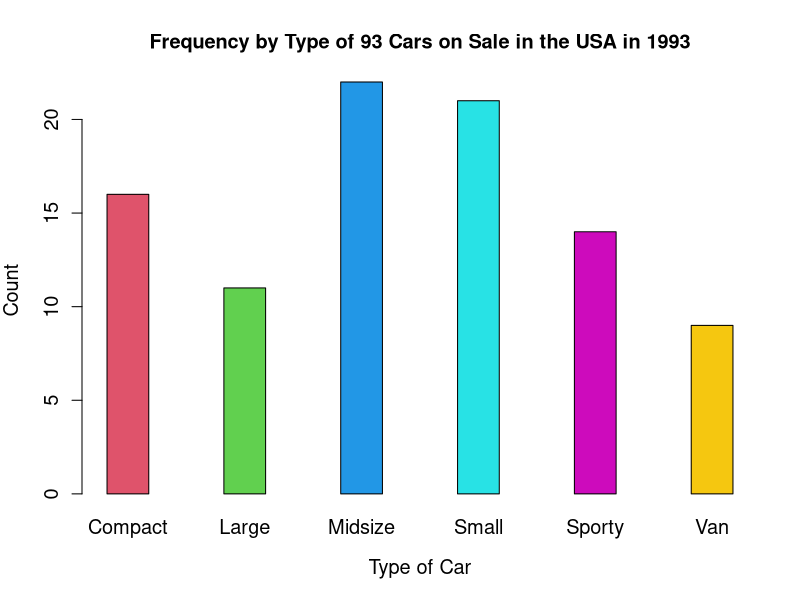
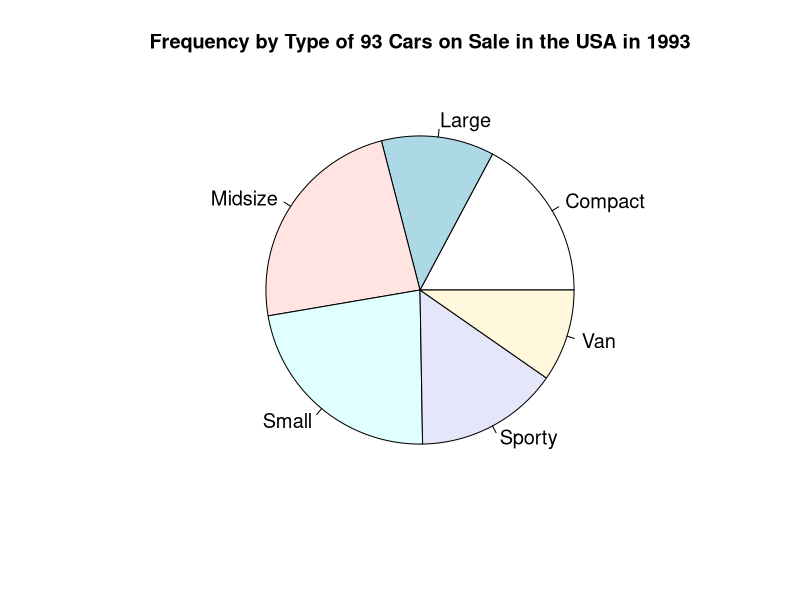
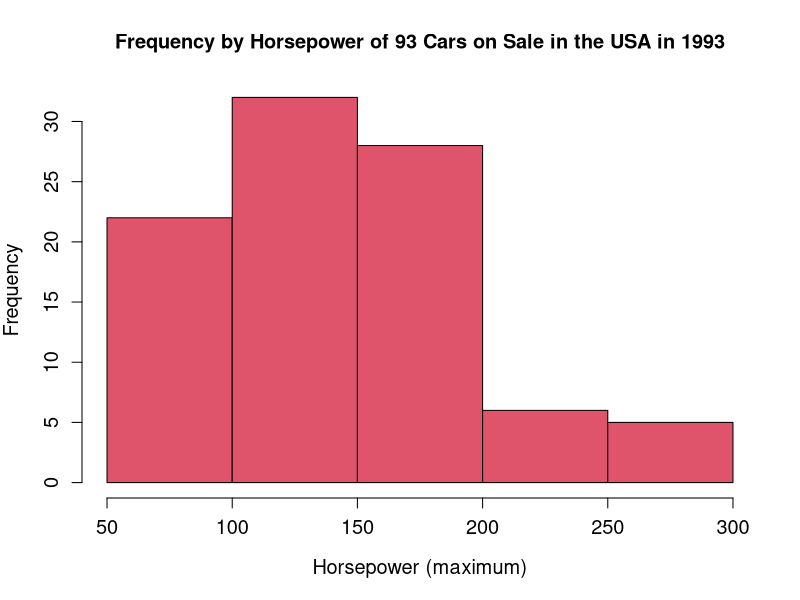
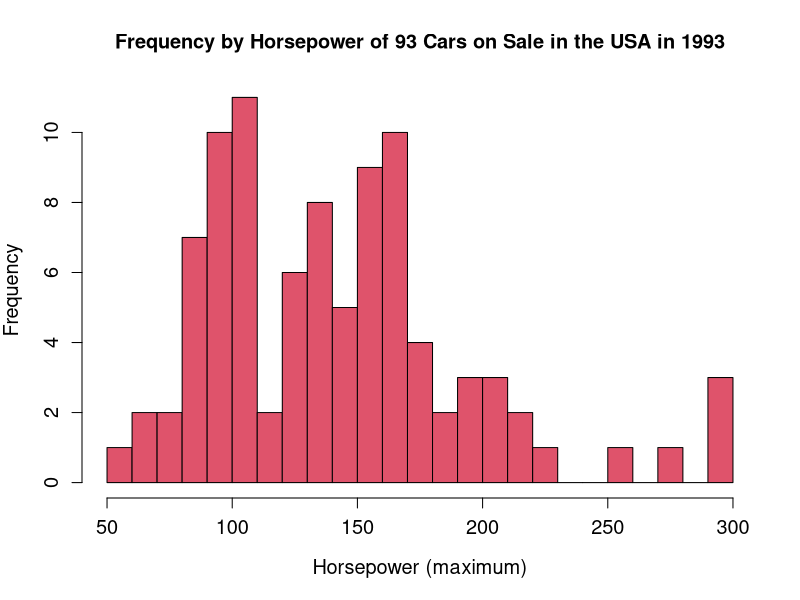
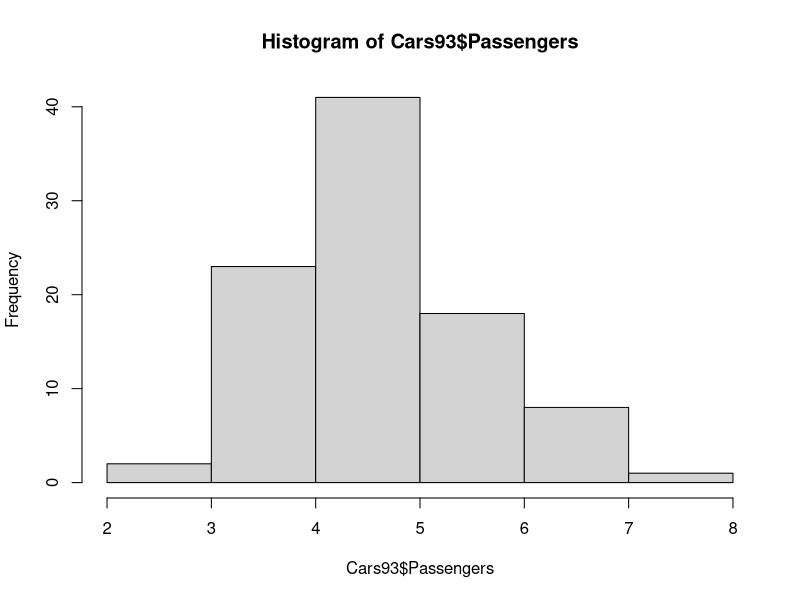
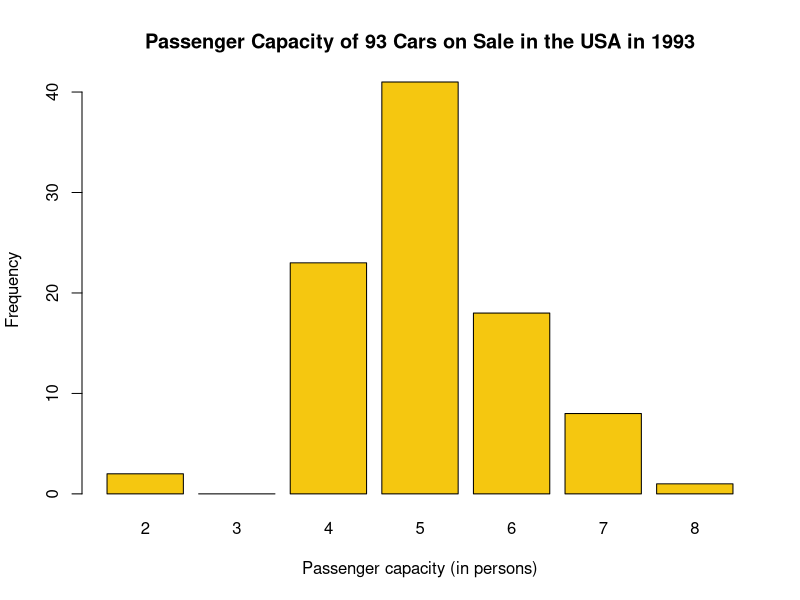
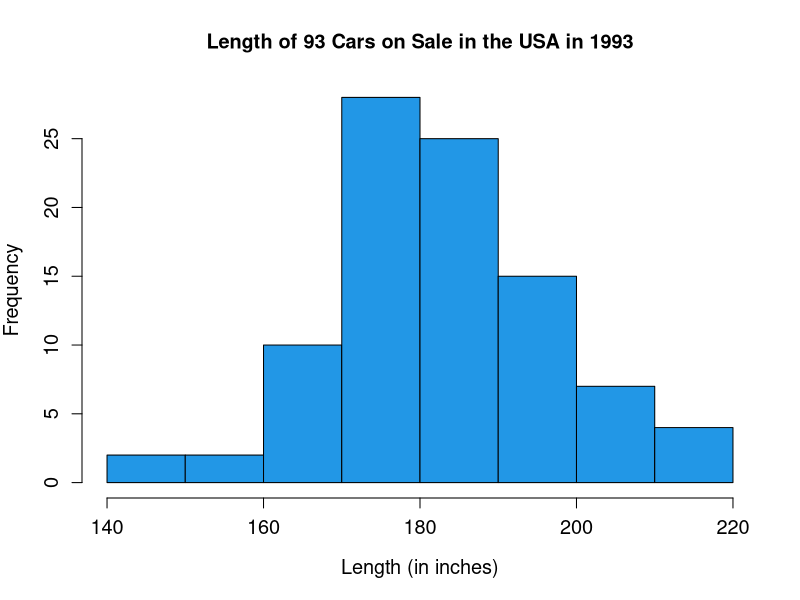

Here is the R script that generated these plots, in order:
## ---- chunk 1
# Your code goes here
## ---- chunk 2
library(MASS)
data(Cars93)
## ---- chunk 3
head(Cars93)
## ---- chunk 4
table(Cars93$Type) # frequency
round(table(Cars93$Type)/nrow(Cars93), 3) # relative frequency
## ---- chunk 5
barplot(table(Cars93$Type), ylab="Count", cex.lab=1.2, cex.names=1.2, cex.axis=1.2, col=c(2,3,4,5,6,7), xlab = "Type of Car", main="Frequency by Type of 93 Cars on Sale in the USA in 1993", space=1.8)
## ---- chunk 6
pie(table(Cars93$Type), main="Frequency by Type of 93 Cars on Sale in the USA in 1993", cex=1.2)
## ---- chunk 7
hist(Cars93$Horsepower, col=2, xlab="Horsepower (maximum)", cex.lab=1.2, cex.axis=1.2, main="Frequency by Horsepower of 93 Cars on Sale in the USA in 1993")
# cex.names came up as being a non-graphical parameter, so I couldn't specify it
## ---- chunk 8
hist(Cars93$Horsepower, col=2, xlab="Horsepower (maximum)", cex.lab=1.2, cex.axis=1.2, main="Frequency by Horsepower of 93 Cars on Sale in the USA in 1993", breaks=25)

## The class width should be 25. Not have 25 classes (-2)
## ---- chunk 9
class(Cars93$Passengers)
hist(Cars93$Passengers)
## ---- chunk 10
# is.na(pas_fac)
pas_fac = factor(Cars93$Passengers, levels=factor(c("2","3","4","5","6","7","8")))
plot(pas_fac, ylab="Frequency", xlab = "Passenger capacity (in persons)", main="Passenger Capacity of 93 Cars on Sale in the USA in 1993", col=15)
## ---- chunk 11
hist(Cars93$Length, xlab="Length (in inches)", main="Length of 93 Cars on Sale in the USA in 1993", cex.lab=1.2, cex.axis=1.2, col=4)
## ---- chunk 12
mean(Cars93$Length)
median(Cars93$Length)
